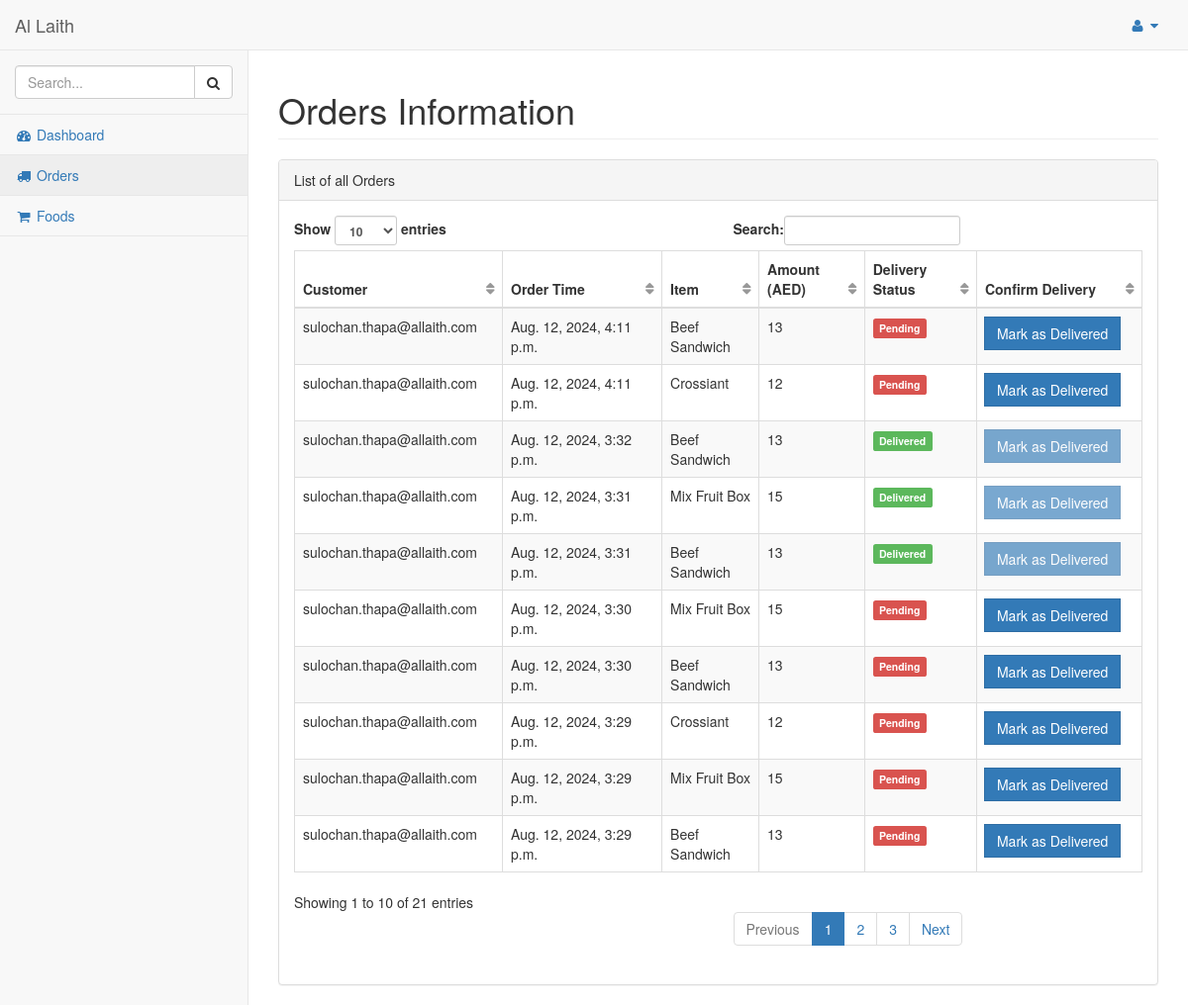
Screenshot of /dashboard/admin/orders/ (signed in) with the database file from the repository.
### hotel/models.py (models this page shows, shortened)
class Order(models.Model):
    pending = 'Pending'
    completed = 'Completed'
    STATUS = (
        (pending,pending),
        (completed,completed),
    )
    customer = models.ForeignKey(Customer,on_delete=models.CASCADE)
    order_timestamp = models.DateTimeField(auto_now_add=True)
    delivery_status = models.CharField(max_length = 100, choices = STATUS)
    if_cancelled = models.BooleanField(default = False)
    total_amount = models.IntegerField()

class Customer(models.Model):
    customer = models.ForeignKey(User, on_delete=models.CASCADE)
    orders = models.IntegerField(default=0)
    total_sale = models.IntegerField(default=0)

class OrderContent(models.Model):
    quantity = models.IntegerField(default=1)
    food = models.ForeignKey(Food, on_delete=models.CASCADE)
    order = models.ForeignKey(Order, on_delete=models.CASCADE)

class Food(models.Model):
    disabled = 'Disabled'
    enabled = 'Enabled'
    STATUS = (
        (disabled, disabled),
        (enabled, enabled),
    )
    name = models.CharField(max_length=250)
    status = models.CharField(max_length=50, choices=STATUS)
    content_description = models.TextField()
    sale_price = models.FloatField()
    image = models.FileField(blank=True, null =True)
    num_order = models.IntegerField(default=0)
    quantity_available = models.IntegerField()

### hotel/views.py (the view)
# urls.py: path('dashboard/admin/orders/', views.orders_admin, name='orders_admin'),
@login_required
@staff_member_required
def orders_admin(request):
    orders = Order.objects.filter().order_by('-order_timestamp')
    orders_with_contents = []
    for order in orders:
        order_contents = OrderContent.objects.filter(order=order)
        orders_with_contents.append({
            'order': order,
            'contents': order_contents
        })
    return render(request, 'admin_temp/orders.html', {'orders_with_contents': orders_with_contents})

### hotel/templates/admin_temp/orders.html (shortened to what this page needs)
{% load static %}
{% include "includes/base.html" %}
{% include "includes/navbarheader.html" %}
{% include "includes/navtop.html" %}
{% include "includes/sidemenu.html" %}
        </nav>
        <div id="page-wrapper">
            <div class="row">
                <div class="col-lg-12">
                    <h1 class="page-header">Orders Information</h1>
                </div>
            </div>
            <div class="row">
                <div class="col-lg-12">
                    <div class="panel panel-default">
                        <div class="panel-heading">
                            List of all Orders
                        </div>
                        <div class="panel-body">
                            <table width="100%" class="table table-striped table-bordered table-hover" id="dataTables-example">
                                <thead>
                                    <tr>
                                        <th>Customer</th>
                                        <th>Order Time</th>
                                        <th>Item</th>
                                        <th>Amount (AED)</th>
                                        <th>Delivery Status</th>
                                        <th>Confirm Delivery</th>
                                    </tr>
                                </thead>
                                <tbody>
                                    {% for order_dict in orders_with_contents %}
                                    <tr>
                                        <td>{{ order_dict.order.customer.customer.email }}</td>
                                        <td>{{ order_dict.order.order_timestamp }}</td>
                                        <td>
                                            {% for content in order_dict.contents %}
                                                {{ content.food.name }}
                                            {% endfor %}
                                        </td>
                                        <td>{{ order_dict.order.total_amount }}</td>
                                        <td>
                                            {% if order_dict.order.delivery_status == 'Completed' %}
                                                <span class="label label-success">Delivered</span>
                                            {% else %}
                                                <span class="label label-danger">Pending</span>
                                            {% endif %}
                                        </td>
                                        <td>
                                            <a href="{% url 'hotel:confirm_delivery' order_dict.order.id %}">
                                                <span class="input-group-btn">
                                                    <button class="btn btn-primary {% if order_dict.order.delivery_status == 'Completed' %}disabled{% endif %}" type="button">Mark as Delivered</button>
                                                </span>
                                            </a>
                                        </td>
                                    </tr>
                                    {% endfor %}
                                </tbody>
                            </table>
                        </div>
                    </div>
                </div>
            </div>
        </div>
    </div>
</body>
</html>

### rows the page displays
Order: order.customer.customer.email "sulochan.thapa@allaith.com", order.order_timestamp "Aug. 12, 2024, 4:11 p.m.", order.total_amount "13", delivery_status "Pending"
OrderContent: food.name "Beef Sandwich"
Order: order.customer.customer.email "sulochan.thapa@allaith.com", order.order_timestamp "Aug. 12, 2024, 4:11 p.m.", order.total_amount "12", delivery_status "Pending"
OrderContent: food.name "Crossiant"
Order: order.customer.customer.email "sulochan.thapa@allaith.com", order.order_timestamp "Aug. 12, 2024, 3:32 p.m.", order.total_amount "13", delivery_status "Delivered"
OrderContent: food.name "Beef Sandwich"
Order: order.customer.customer.email "sulochan.thapa@allaith.com", order.order_timestamp "Aug. 12, 2024, 3:31 p.m.", order.total_amount "15", delivery_status "Delivered"
OrderContent: food.name "Mix Fruit Box"
Order: order.customer.customer.email "sulochan.thapa@allaith.com", order.order_timestamp "Aug. 12, 2024, 3:31 p.m.", order.total_amount "13", delivery_status "Delivered"
OrderContent: food.name "Beef Sandwich"
Order: order.customer.customer.email "sulochan.thapa@allaith.com", order.order_timestamp "Aug. 12, 2024, 3:30 p.m.", order.total_amount "15", delivery_status "Pending"
OrderContent: food.name "Mix Fruit Box"
Order: order.customer.customer.email "sulochan.thapa@allaith.com", order.order_timestamp "Aug. 12, 2024, 3:30 p.m.", order.total_amount "13", delivery_status "Pending"
OrderContent: food.name "Beef Sandwich"
Order: order.customer.customer.email "sulochan.thapa@allaith.com", order.order_timestamp "Aug. 12, 2024, 3:29 p.m.", order.total_amount "12", delivery_status "Pending"
OrderContent: food.name "Crossiant"
Order: order.customer.customer.email "sulochan.thapa@allaith.com", order.order_timestamp "Aug. 12, 2024, 3:29 p.m.", order.total_amount "15", delivery_status "Pending"
OrderContent: food.name "Mix Fruit Box"
Order: order.customer.customer.email "sulochan.thapa@allaith.com", order.order_timestamp "Aug. 12, 2024, 3:29 p.m.", order.total_amount "13", delivery_status "Pending"
OrderContent: food.name "Beef Sandwich"
